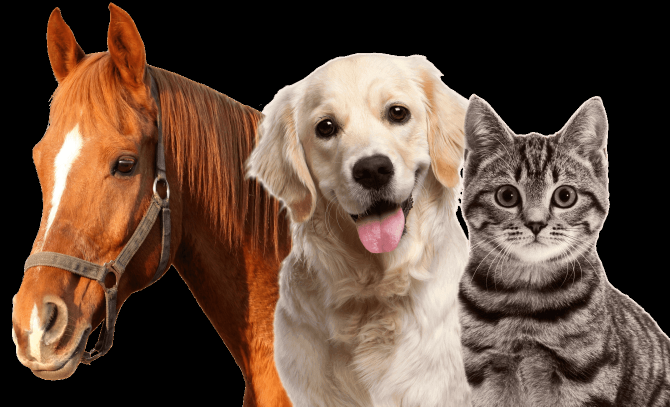
#> input picture Computer Vision with Opencv and Python/2. image processing with opencv/images/animals.jpg, 1339 x 813 px, given in place of Lenna.png, which was not available (shown at 1/2 size)
$ python 8_goruntuleri_karistirmak.py
#> lines starting #> are read from the running program, lines starting #| are printed output that depends on the picture; pictures that were not available may be replaced by others from this repository, and a replacement may not be noted
import cv2
import matplotlib.pyplot as plt

# karıştırma
img1 = cv2.imread("Lenna.png")
#> img1 is the input picture: shape (813, 1339, 3); mean B, G, R 60.9, 75.4, 98.7
img1 = cv2.cvtColor(img1,cv2.COLOR_BGR2RGB)#opencv de renkler RGB değil BGR olarak aktarır
img2 = cv2.imread("kedifoto.jpg")# bunun için BGR renk skalasından RGB ya dönğştürdük
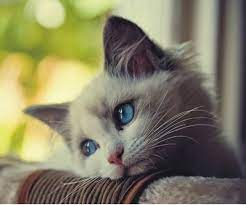
#> input picture Computer Vision with Opencv and Python/2. image processing with opencv/images/kedifoto.jpg, 246 x 205 px, found by its file name
#> img2 is the input picture: shape (205, 246, 3); mean B, G, R 100.5, 128.2, 133
img2 = cv2.cvtColor(img2,cv2.COLOR_BGR2RGB)


plt.figure()
plt.imshow(img1)

plt.figure()
plt.imshow(img2)

print(img1.shape)
#| (813, 1339, 3)
print(img2.shape)
#| (205, 246, 3)
# fotoğrafları yeniden boyutlandırdık
img1 = cv2.resize(img1,(600,600))
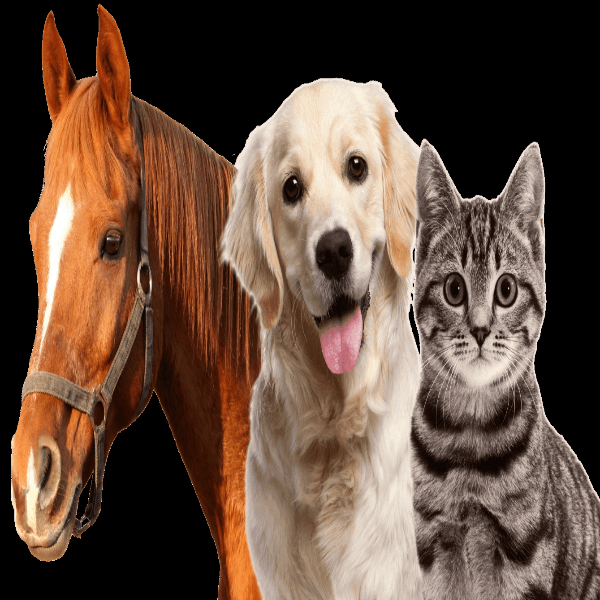
#> img1: shape (600, 600, 3); mean R, G, B 98.6, 75.3, 60.8
print(img1.shape)
#| (600, 600, 3)

img2 = cv2.resize(img2,(600,600))
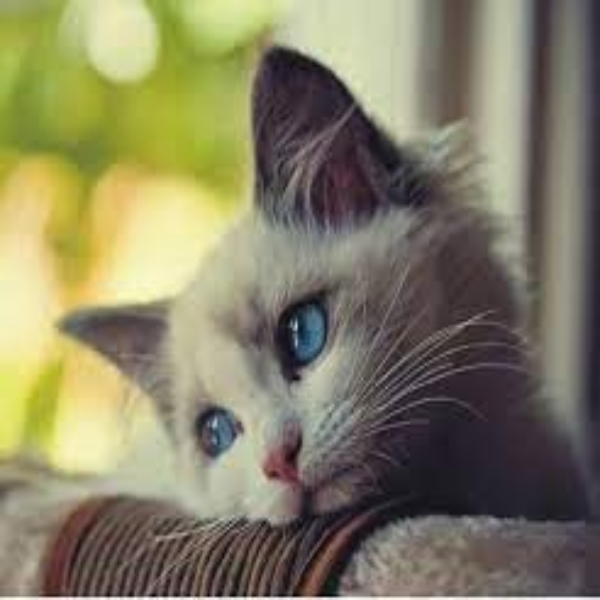
#> img2: shape (600, 600, 3); mean R, G, B 132.9, 128, 100.4
print(img2.shape)
#| (600, 600, 3)

plt.figure()
plt.imshow(img1)

plt.figure()
plt.imshow(img2)

#karıştırma

blended = cv2.addWeighted(src1=img1,alpha=0.8,src2=img2,beta=0.6,gamma=0)
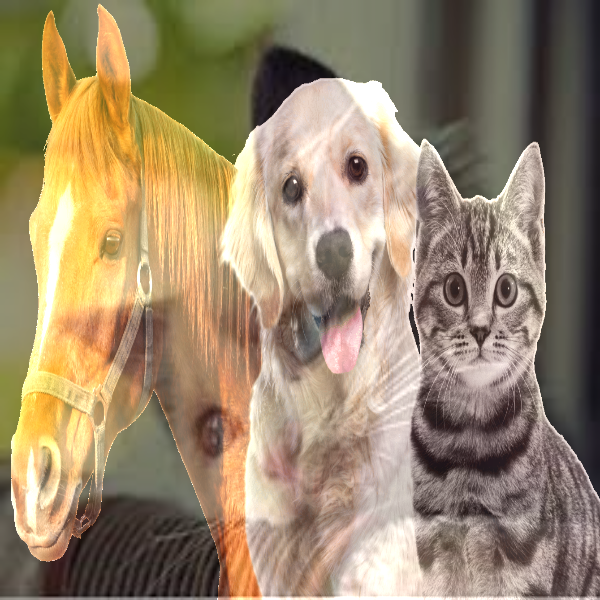
#> blended: shape (600, 600, 3); mean R, G, B 155.1, 136.4, 108.8
plt.figure()
plt.imshow(blended)
